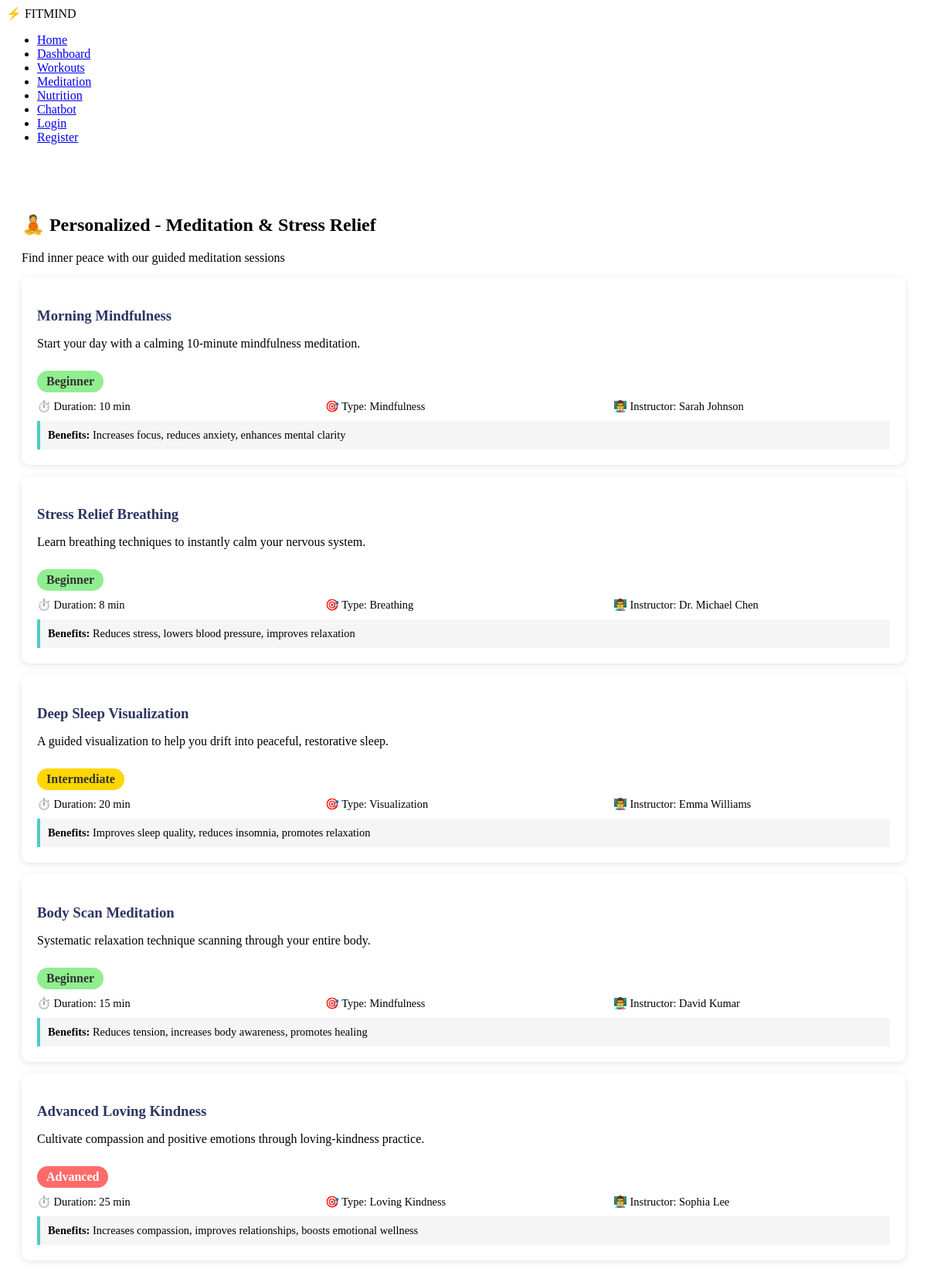
Screenshot of /meditation/ with the database file from the repository.
### maini/models.py (models this page shows, shortened)
class Meditation(models.Model):
    DIFFICULTY_CHOICES = [
        ('beginner', 'Beginner'),
        ('intermediate', 'Intermediate'),
        ('advanced', 'Advanced'),
    ]
    title = models.CharField(max_length=100)
    description = models.TextField()
    difficulty = models.CharField(max_length=20, choices=DIFFICULTY_CHOICES)
    duration_minutes = models.IntegerField(validators=[MinValueValidator(1)])
    instructor = models.CharField(max_length=100, blank=True)
    meditation_type = models.CharField(max_length=50, help_text="e.g., Mindfulness, Breathing, Visualization")
    benefits = models.TextField()
    audio_file = models.FileField(upload_to='meditations/', null=True, blank=True)
    image = models.ImageField(upload_to='meditation_covers/', null=True, blank=True)
    created_at = models.DateTimeField(auto_now_add=True)
    updated_at = models.DateTimeField(auto_now=True)

### maini/views.py (the view)
# urls.py: path('meditation/', meditation, name='meditation'),
def meditation(request):
    meditation_list = Meditation.objects.all()
    return render(request, 'meditation.html', {'meditations': meditation_list})

### maini/templates/meditation.html (shortened to what this page needs)
{% load static %}
<!DOCTYPE html>
<html lang="en">
<head>
    <link rel="stylesheet" href="{% static 'style.css' %}">
</head>
<body>
    <nav class="navbar">
        <div class="logo">
            <span>⚡</span> FITMIND
        </div>
        <ul class="nav-links">
            <li><a href="{% url 'first' %}">Home</a></li>
            <li><a href="{% url 'dashboard' %}">Dashboard</a></li>
            <li><a href="{% url 'workouts' %}">Workouts</a></li>
            <li><a href="{% url 'meditation' %}">Meditation</a></li>
            <li><a href="{% url 'nutrition' %}">Nutrition</a></li>
            <li><a href="{% url 'chatbot' %}">Chatbot</a></li>
            {% if request.user.is_authenticated %}
                <li><a href="#">Hi, {{ request.user.first_name|default:request.user.username }}</a></li>
                <li><a href="{% url 'logout' %}">Logout</a></li>
            {% else %}
                <li><a href="{% url 'login' %}">Login</a></li>
                <li><a href="{% url 'register' %}">Register</a></li>
            {% endif %}
        </ul>
    </nav>
    <section class="meditations-container">
        <h1>🧘 Personalized - Meditation & Stress Relief</h1>
        <p>Find inner peace with our guided meditation sessions</p>
        {% if meditations %}
            {% for meditation in meditations %}
                <div class="meditation-card">
                    <h3>{{ meditation.title }}</h3>
                    <p>{{ meditation.description }}</p>
                    <span class="difficulty-badge difficulty-{{ meditation.difficulty }}">{{ meditation.get_difficulty_display }}</span>
                    <div class="meditation-info">
                        <div>⏱️ Duration: {{ meditation.duration_minutes }} min</div>
                        <div>🎯 Type: {{ meditation.meditation_type }}</div>
                        <div>👨‍🏫 Instructor: {{ meditation.instructor }}</div>
                    </div>
                    <div class="benefits">
                        <strong>Benefits:</strong> {{ meditation.benefits }}
                    </div>
                </div>
            {% endfor %}
        {% else %}
            <p>No meditation sessions available yet.</p>
        {% endif %}
    </section>
</body>
</html>

### maini/templates/meditation.html (style rules this page uses)
.meditations-container { max-width: 1200px; margin: 50px auto; padding: 20px; }
.meditation-card { background: white; border-radius: 10px; padding: 20px; margin: 15px 0; box-shadow: 0 2px 10px rgba(0,0,0,0.1); }
.meditation-card h3 { color: #2d3561; margin-bottom: 10px; }
.meditation-info { display: grid; grid-template-columns: 1fr 1fr 1fr; gap: 15px; margin-top: 10px; font-size: 0.9em; }
.difficulty-badge { display: inline-block; padding: 5px 12px; border-radius: 20px; font-weight: 600; margin-top: 10px; }
.difficulty-beginner { background-color: #90EE90; color: #333; }
.difficulty-intermediate { background-color: #FFD700; color: #333; }
.difficulty-advanced { background-color: #FF6B6B; color: white; }
.benefits { background-color: #f5f5f5; padding: 10px; border-left: 4px solid #4ecdc4; margin-top: 10px; font-size: 0.9em; }

### rows the page displays
Meditation: title "Morning Mindfulness", description "Start your day with a calming 10-minute mindfulness meditation.", difficulty "Beginner", duration_minutes "10", meditation_type "Mindfulness", instructor "Sarah Johnson", benefits "Increases focus, reduces anxiety, enhances mental clarity"
Meditation: title "Stress Relief Breathing", description "Learn breathing techniques to instantly calm your nervous system.", difficulty "Beginner", duration_minutes "8", meditation_type "Breathing", instructor "Dr. Michael Chen", benefits "Reduces stress, lowers blood pressure, improves relaxation"
Meditation: title "Deep Sleep Visualization", description "A guided visualization to help you drift into peaceful, restorative sleep.", difficulty "Intermediate", duration_minutes "20", meditation_type "Visualization", instructor "Emma Williams", benefits "Improves sleep quality, reduces insomnia, promotes relaxation"
Meditation: title "Body Scan Meditation", description "Systematic relaxation technique scanning through your entire body.", difficulty "Beginner", duration_minutes "15", meditation_type "Mindfulness", instructor "David Kumar", benefits "Reduces tension, increases body awareness, promotes healing"
Meditation: title "Advanced Loving Kindness", description "Cultivate compassion and positive emotions through loving-kindness practice.", difficulty "Advanced", duration_minutes "25", meditation_type "Loving Kindness", instructor "Sophia Lee", benefits "Increases compassion, improves relationships, boosts emotional wellness"
